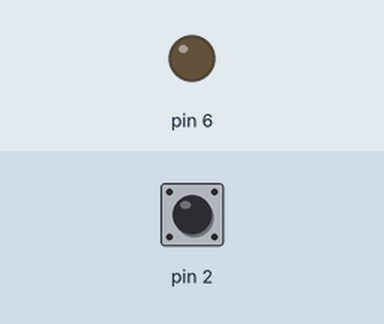
This sketch was run on a simulated Arduino Uno, built with avr-gcc and run on an emulated ATmega328P. On the bench: output pins drawn as LEDs (lit = HIGH). Inputs (shaded band) come from the test bench; at power-on: pin 2 HIGH.

Above: at 1.2 s.
1.3 s: pin 2 pulled LOW for 0.15 s
At 1.37 s:
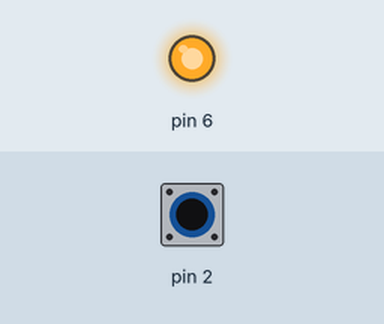
2.9 s: pin 2 pulled LOW for 3.2 s
At 6.5 s:
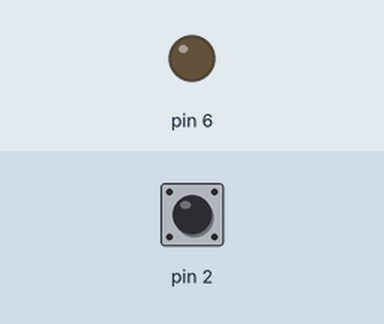
Timing chart, 0 to 8.0 s (numbered marks = the images above; inputs shaded):
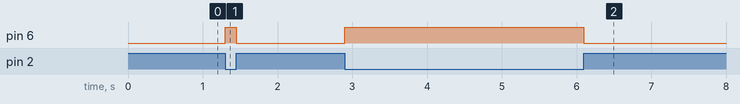

The sketch:

09.ifelse_button.ino
```cpp
void setup() {
  pinMode(2, INPUT_PULLUP);
  pinMode(6, OUTPUT);
}

void loop() {
  int val = digitalRead(2);
  if(val == 00){
    digitalWrite(6,HIGH);
  }else{
    digitalWrite(6,LOW);
  }

}
```

Measured:
- after the input at 1.3 s, pin 6: LOW → HIGH at once, → LOW 0.15 s later
- after the input at 2.9 s, pin 6: LOW → HIGH at once, → LOW 3.2 s later
